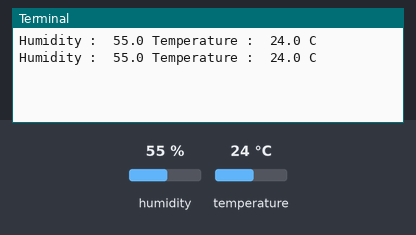
A program run on a simulated Raspberry Pi (BCM pin numbers). Parts: the last lines printed to the terminal. Inputs (shaded band) come from the test bench; at power-on: humidity 55 %, temperature 24 °C.

Above: at 1.2 s.
1.3 s: humidity set to 22 %
At 2.0 s:
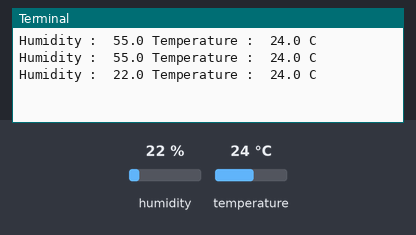
2.8 s: temperature set to 12 °C
At 3.6 s:
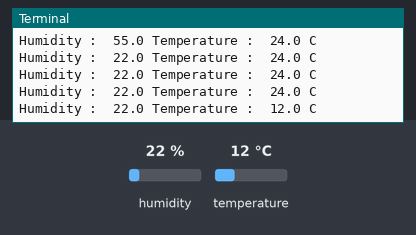
4.3 s: humidity set to 40 %
At 4.3 s:
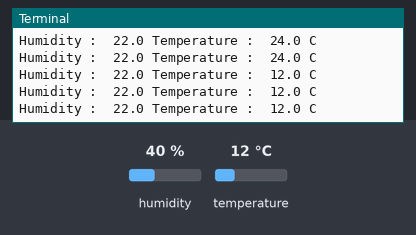
Timing chart, 0 to 7.3 s (numbered marks = the images above; inputs shaded):
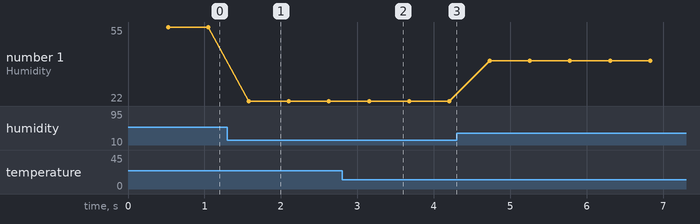

Measured:
- after the input at 1.3 s, the terminal: prints a new line after 0.28 s (image 1)
- after the input at 2.8 s, the terminal: prints a new line after 0.35 s (image 2)
- plotted number 1: 55 → 22 after the input at 1.3 s, 22 → 40 after the input at 4.3 s

The program:

Room_temperature.py
```python
import Adafruit_DHT
s = Adafruit_DHT.DHT11
p = 4
while True:
    h,t = Adafruit_DHT.read(s,p)
    if h is not None and p is not None:
        print('Humidity : ',h,'Temperature : ',t,'C')
    else:
        print('No input')
```
